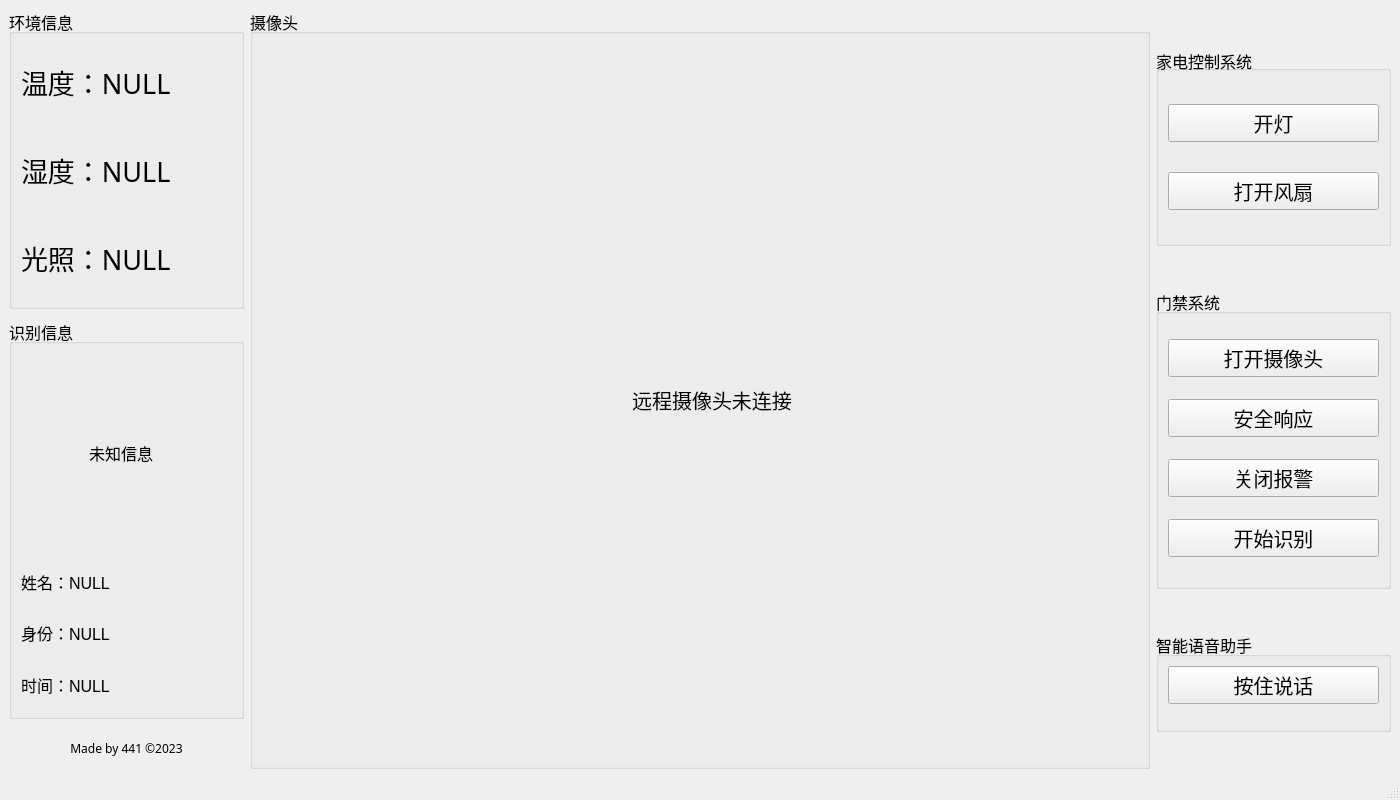
<?xml version="1.0" encoding="UTF-8"?>
<ui version="4.0">
 <class>MainWindow</class>
 <widget class="QMainWindow" name="MainWindow">
  <property name="geometry">
   <rect>
    <x>0</x>
    <y>0</y>
    <width>1400</width>
    <height>800</height>
   </rect>
  </property>
  <property name="minimumSize">
   <size>
    <width>1400</width>
    <height>800</height>
   </size>
  </property>
  <property name="maximumSize">
   <size>
    <width>1400</width>
    <height>800</height>
   </size>
  </property>
  <property name="windowTitle">
   <string>441智能家居:SmartHomeX</string>
  </property>
  <property name="windowIcon">
   <iconset>
    <normaloff>source/logo.png</normaloff>source/logo.png</iconset>
  </property>
  <property name="windowOpacity">
   <double>1.000000000000000</double>
  </property>
  <property name="iconSize">
   <size>
    <width>30</width>
    <height>30</height>
   </size>
  </property>
  <widget class="QWidget" name="centralwidget">
   <layout class="QVBoxLayout" name="verticalLayout">
    <item>
     <layout class="QHBoxLayout" name="horizontalLayout">
      <item>
       <layout class="QVBoxLayout" name="verticalLayout_2">
        <property name="spacing">
         <number>10</number>
        </property>
        <item>
         <widget class="QGroupBox" name="groupBox">
          <property name="minimumSize">
           <size>
            <width>0</width>
            <height>300</height>
           </size>
          </property>
          <property name="font">
           <font>
            <pointsize>12</pointsize>
           </font>
          </property>
          <property name="title">
           <string>环境信息</string>
          </property>
          <layout class="QVBoxLayout" name="verticalLayout_9">
           <property name="spacing">
            <number>10</number>
           </property>
           <item>
            <widget class="QLabel" name="label_temperature">
             <property name="font">
              <font>
               <family>苹方-简</family>
               <pointsize>20</pointsize>
              </font>
             </property>
             <property name="text">
              <string>温度：NULL</string>
             </property>
             <property name="textFormat">
              <enum>Qt::AutoText</enum>
             </property>
            </widget>
           </item>
           <item>
            <widget class="QLabel" name="label_humidity">
             <property name="font">
              <font>
               <family>苹方-简</family>
               <pointsize>20</pointsize>
              </font>
             </property>
             <property name="text">
              <string>湿度：NULL</string>
             </property>
             <property name="textFormat">
              <enum>Qt::RichText</enum>
             </property>
            </widget>
           </item>
           <item>
            <widget class="QLabel" name="label_beam">
             <property name="font">
              <font>
               <family>苹方-简</family>
               <pointsize>20</pointsize>
              </font>
             </property>
             <property name="text">
              <string>光照：NULL</string>
             </property>
            </widget>
           </item>
          </layout>
         </widget>
        </item>
        <item>
         <widget class="QGroupBox" name="groupBox_5">
          <property name="minimumSize">
           <size>
            <width>0</width>
            <height>400</height>
           </size>
          </property>
          <property name="maximumSize">
           <size>
            <width>300</width>
            <height>16777215</height>
           </size>
          </property>
          <property name="font">
           <font>
            <pointsize>12</pointsize>
           </font>
          </property>
          <property name="title">
           <string>识别信息</string>
          </property>
          <layout class="QVBoxLayout" name="verticalLayout_11">
           <item>
            <widget class="QLabel" name="label_face_res">
             <property name="minimumSize">
              <size>
               <width>200</width>
               <height>200</height>
              </size>
             </property>
             <property name="maximumSize">
              <size>
               <width>200</width>
               <height>200</height>
              </size>
             </property>
             <property name="text">
              <string>未知信息</string>
             </property>
             <property name="alignment">
              <set>Qt::AlignCenter</set>
             </property>
            </widget>
           </item>
           <item>
            <widget class="QLabel" name="label_name">
             <property name="text">
              <string>姓名：NULL</string>
             </property>
            </widget>
           </item>
           <item>
            <widget class="QLabel" name="label_staus">
             <property name="text">
              <string>身份：NULL</string>
             </property>
            </widget>
           </item>
           <item>
            <widget class="QLabel" name="label_time">
             <property name="text">
              <string>时间：NULL</string>
             </property>
            </widget>
           </item>
          </layout>
         </widget>
        </item>
        <item>
         <spacer name="verticalSpacer">
          <property name="orientation">
           <enum>Qt::Vertical</enum>
          </property>
          <property name="sizeHint" stdset="0">
           <size>
            <width>20</width>
            <height>40</height>
           </size>
          </property>
         </spacer>
        </item>
        <item>
         <widget class="QLabel" name="label_2">
          <property name="font">
           <font>
            <family>苹方-简</family>
           </font>
          </property>
          <property name="text">
           <string>Made by 441 ©2023</string>
          </property>
          <property name="alignment">
           <set>Qt::AlignCenter</set>
          </property>
         </widget>
        </item>
        <item>
         <spacer name="verticalSpacer_4">
          <property name="orientation">
           <enum>Qt::Vertical</enum>
          </property>
          <property name="sizeType">
           <enum>QSizePolicy::Preferred</enum>
          </property>
          <property name="sizeHint" stdset="0">
           <size>
            <width>20</width>
            <height>40</height>
           </size>
          </property>
         </spacer>
        </item>
       </layout>
      </item>
      <item>
       <widget class="QGroupBox" name="groupBox_4">
        <property name="minimumSize">
         <size>
          <width>900</width>
          <height>700</height>
         </size>
        </property>
        <property name="maximumSize">
         <size>
          <width>900</width>
          <height>800</height>
         </size>
        </property>
        <property name="font">
         <font>
          <pointsize>12</pointsize>
         </font>
        </property>
        <property name="title">
         <string>摄像头</string>
        </property>
        <layout class="QVBoxLayout" name="verticalLayout_10">
         <item>
          <widget class="QLabel" name="label_camera">
           <property name="minimumSize">
            <size>
             <width>900</width>
             <height>700</height>
            </size>
           </property>
           <property name="maximumSize">
            <size>
             <width>16777215</width>
             <height>700</height>
            </size>
           </property>
           <property name="font">
            <font>
             <pointsize>15</pointsize>
             <italic>false</italic>
            </font>
           </property>
           <property name="cursor">
            <cursorShape>CrossCursor</cursorShape>
           </property>
           <property name="text">
            <string>远程摄像头未连接</string>
           </property>
           <property name="alignment">
            <set>Qt::AlignCenter</set>
           </property>
          </widget>
         </item>
        </layout>
       </widget>
      </item>
      <item>
       <layout class="QVBoxLayout" name="verticalLayout_4">
        <item>
         <widget class="QGroupBox" name="control_system">
          <property name="maximumSize">
           <size>
            <width>300</width>
            <height>200</height>
           </size>
          </property>
          <property name="font">
           <font>
            <pointsize>12</pointsize>
           </font>
          </property>
          <property name="title">
           <string>家电控制系统</string>
          </property>
          <property name="alignment">
           <set>Qt::AlignBottom|Qt::AlignLeading|Qt::AlignLeft</set>
          </property>
          <layout class="QVBoxLayout" name="verticalLayout_6">
           <item>
            <widget class="QPushButton" name="open_light">
             <property name="font">
              <font>
               <family>苹方-简</family>
               <pointsize>15</pointsize>
              </font>
             </property>
             <property name="cursor">
              <cursorShape>PointingHandCursor</cursorShape>
             </property>
             <property name="toolTip">
              <string/>
             </property>
             <property name="statusTip">
              <string>一键打开家庭照明系统</string>
             </property>
             <property name="whatsThis">
              <string/>
             </property>
             <property name="text">
              <string>开灯</string>
             </property>
             <property name="icon">
              <iconset>
               <normaloff>source/lamp_bulb.png</normaloff>source/lamp_bulb.png</iconset>
             </property>
             <property name="iconSize">
              <size>
               <width>40</width>
               <height>40</height>
              </size>
             </property>
            </widget>
           </item>
           <item>
            <widget class="QPushButton" name="open_fan">
             <property name="font">
              <font>
               <family>苹方-简</family>
               <pointsize>15</pointsize>
              </font>
             </property>
             <property name="cursor">
              <cursorShape>PointingHandCursor</cursorShape>
             </property>
             <property name="statusTip">
              <string>一键打开家庭散热系统</string>
             </property>
             <property name="text">
              <string>打开风扇</string>
             </property>
             <property name="icon">
              <iconset>
               <normaloff>source/electric_fan.png</normaloff>source/electric_fan.png</iconset>
             </property>
             <property name="iconSize">
              <size>
               <width>40</width>
               <height>40</height>
              </size>
             </property>
            </widget>
           </item>
          </layout>
         </widget>
        </item>
        <item>
         <widget class="QGroupBox" name="groupBox_2">
          <property name="minimumSize">
           <size>
            <width>0</width>
            <height>300</height>
           </size>
          </property>
          <property name="maximumSize">
           <size>
            <width>300</width>
            <height>300</height>
           </size>
          </property>
          <property name="font">
           <font>
            <pointsize>12</pointsize>
           </font>
          </property>
          <property name="title">
           <string>门禁系统</string>
          </property>
          <layout class="QVBoxLayout" name="verticalLayout_7">
           <item>
            <widget class="QPushButton" name="open_camera">
             <property name="font">
              <font>
               <family>苹方-简</family>
               <pointsize>15</pointsize>
              </font>
             </property>
             <property name="cursor">
              <cursorShape>PointingHandCursor</cursorShape>
             </property>
             <property name="text">
              <string>打开摄像头</string>
             </property>
             <property name="icon">
              <iconset>
               <normaloff>source/camera.png</normaloff>source/camera.png</iconset>
             </property>
             <property name="iconSize">
              <size>
               <width>40</width>
               <height>40</height>
              </size>
             </property>
            </widget>
           </item>
           <item>
            <widget class="QPushButton" name="active_security">
             <property name="font">
              <font>
               <family>苹方-简</family>
               <pointsize>15</pointsize>
              </font>
             </property>
             <property name="cursor">
              <cursorShape>PointingHandCursor</cursorShape>
             </property>
             <property name="statusTip">
              <string>用于激活蜂鸣器装置，驱赶陌生人或警示附近的人群，提高安全性</string>
             </property>
             <property name="text">
              <string>安全响应</string>
             </property>
             <property name="icon">
              <iconset>
               <normaloff>source/security_alerts.png</normaloff>source/security_alerts.png</iconset>
             </property>
             <property name="iconSize">
              <size>
               <width>40</width>
               <height>40</height>
              </size>
             </property>
            </widget>
           </item>
           <item>
            <widget class="QPushButton" name="close_alarm">
             <property name="font">
              <font>
               <family>苹方-简</family>
               <pointsize>15</pointsize>
              </font>
             </property>
             <property name="cursor">
              <cursorShape>PointingHandCursor</cursorShape>
             </property>
             <property name="text">
              <string>关闭报警</string>
             </property>
             <property name="icon">
              <iconset>
               <normaloff>source/close_alarm.png</normaloff>source/close_alarm.png</iconset>
             </property>
             <property name="iconSize">
              <size>
               <width>40</width>
               <height>40</height>
              </size>
             </property>
            </widget>
           </item>
           <item>
            <widget class="QPushButton" name="start_recognition">
             <property name="font">
              <font>
               <family>苹方-简</family>
               <pointsize>15</pointsize>
              </font>
             </property>
             <property name="cursor">
              <cursorShape>PointingHandCursor</cursorShape>
             </property>
             <property name="statusTip">
              <string>对来访者进行人脸识别，以确定其身份</string>
             </property>
             <property name="text">
              <string>开始识别</string>
             </property>
             <property name="icon">
              <iconset>
               <normaloff>source/face.png</normaloff>source/face.png</iconset>
             </property>
             <property name="iconSize">
              <size>
               <width>40</width>
               <height>40</height>
              </size>
             </property>
            </widget>
           </item>
          </layout>
         </widget>
        </item>
        <item>
         <widget class="QGroupBox" name="groupBox_3">
          <property name="maximumSize">
           <size>
            <width>300</width>
            <height>100</height>
           </size>
          </property>
          <property name="font">
           <font>
            <pointsize>12</pointsize>
           </font>
          </property>
          <property name="title">
           <string>智能语音助手</string>
          </property>
          <layout class="QVBoxLayout" name="verticalLayout_8">
           <item>
            <widget class="QPushButton" name="hold_to_talk">
             <property name="font">
              <font>
               <family>苹方-简</family>
               <pointsize>15</pointsize>
              </font>
             </property>
             <property name="cursor">
              <cursorShape>OpenHandCursor</cursorShape>
             </property>
             <property name="text">
              <string>按住说话</string>
             </property>
             <property name="icon">
              <iconset>
               <normaloff>source/voice.png</normaloff>source/voice.png</iconset>
             </property>
             <property name="iconSize">
              <size>
               <width>40</width>
               <height>40</height>
              </size>
             </property>
            </widget>
           </item>
           <item>
            <spacer name="verticalSpacer_2">
             <property name="orientation">
              <enum>Qt::Vertical</enum>
             </property>
             <property name="sizeHint" stdset="0">
              <size>
               <width>20</width>
               <height>40</height>
              </size>
             </property>
            </spacer>
           </item>
          </layout>
         </widget>
        </item>
       </layout>
      </item>
     </layout>
    </item>
   </layout>
  </widget>
  <widget class="QStatusBar" name="statusBar"/>
 </widget>
 <resources/>
 <connections/>
</ui>
